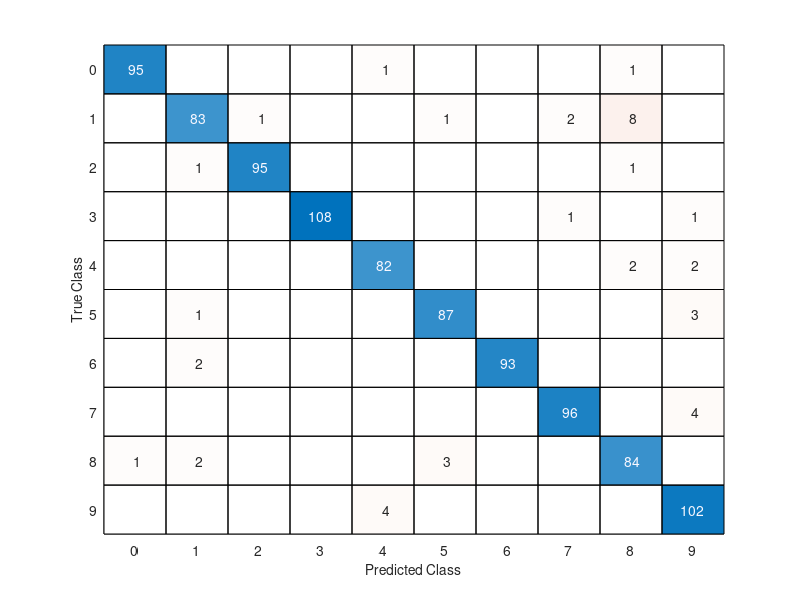

Reproduce this figure in MATLAB.
clear all;
close all;

load("264_optdigits.mat");
data = double(data);
class_label = double(class_label);
len = length(class_label);

%training data
trainlabels = class_label(1:len/2,:);
trainfeatures = data(1:len/2,:);
%testing data
testlabels = class_label(len/2+1:end,:);
testfeatures = data(len/2+1:end,:);

% get the best parameters (
max = [0,0,0];
for c = linspace(2*10^-5,2*10^15,4)
    for g = linspace(2*10^-15,2*10^3,4)
        params = sprintf('-s 0 -t 0 -c %d -v 4 -g %d -q', c,g);
        curr = svmtrain(trainlabels, trainfeatures, params);
        if curr > max(3)
            max(1) = c;
            max(2) = g;
            max(3) = curr;
        end
    end
end

accuracy = max(3);
c = max(1);
g = max(2);
    
params = sprintf('-s 0 -t 0 -c %d -g %d -q', c,g);
model = svmtrain(trainlabels, trainfeatures, params);

%test model on new data
[predicted_label] = svmpredict(testlabels,testfeatures,model);
%display confusion matrix
cm = confusionchart(testlabels, predicted_label);